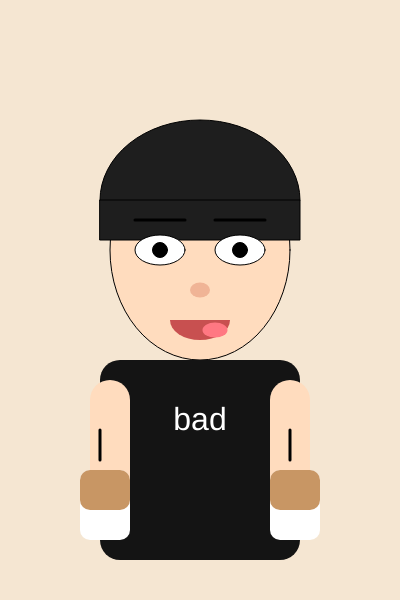
Frame 1 (no input)
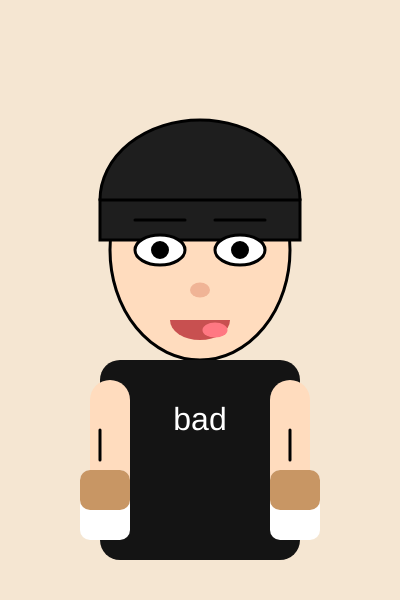
Frame 60 (no input)
Frame 120 (the mouse pressed at the canvas centre since frame 60): identical to frame 60, image omitted

The p5.js sketch that drew these frames (run headless with seeded random() and noise() and a simulated clock; from frame 60 on, the mouse is pressed at the canvas centre):

// p5.js sketch
// ── sketch.js
function setup() {
  createCanvas(400, 600);
}

function draw() {
  background(245, 230, 210);

  // 얼굴
  fill(255, 220, 190);
  ellipse(200, 250, 180, 220);

  // 머리
  fill(30);
  arc(200, 200, 200, 160, PI, TWO_PI);
  rect(100, 200, 200, 40);

  // 눈
  fill(255);
  ellipse(160, 250, 50, 30);
  ellipse(240, 250, 50, 30);

  fill(0);
  ellipse(160, 250, 15, 15);
  ellipse(240, 250, 15, 15);

  // 눈썹
  stroke(0);
  strokeWeight(3);
  line(135, 220, 185, 220);
  line(215, 220, 265, 220);

  noStroke();

  // 코
  fill(240, 180, 150);
  ellipse(200, 290, 20, 15);

  // 입
  fill(200, 80, 80);
  arc(200, 320, 60, 40, 0, PI);

  // 혀
  fill(255, 120, 130);
  ellipse(215, 330, 25, 15);

  // 상체
  fill(20);
  rect(100, 360, 200, 200, 20);

  // 티셔츠 (ai에게 도움 받은 부분)
  fill(255);
  textSize(32);
  textAlign(CENTER);
  text("bad", 200, 430);

  // 팔
  fill(255, 220, 190);
  rect(90, 380, 40, 120, 20);
  rect(270, 380, 40, 120, 20);

  // 커피 1
  fill(255);
  rect(80, 470, 50, 70, 10);
  fill(200, 150, 100);
  rect(80, 470, 50, 40, 10);

  // 커피 2
  fill(255);
  rect(270, 470, 50, 70, 10);
  fill(200, 150, 100);
  rect(270, 470, 50, 40, 10);

  // 빨대
  stroke(0);
  line(100, 460, 100, 430);
  line(290, 460, 290, 430);
}
